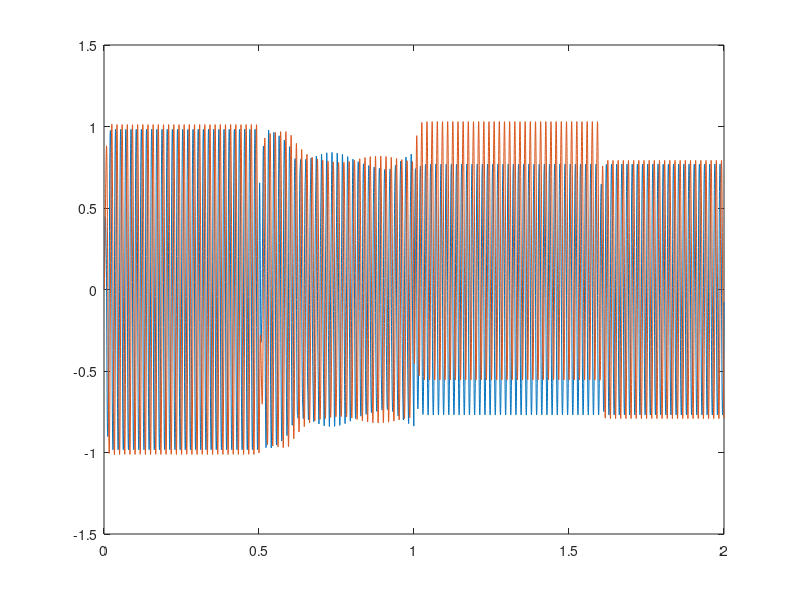
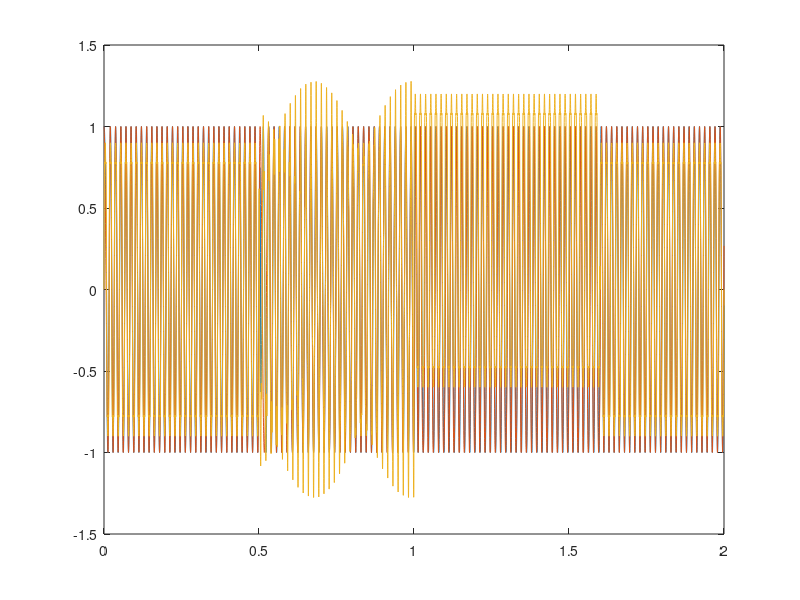
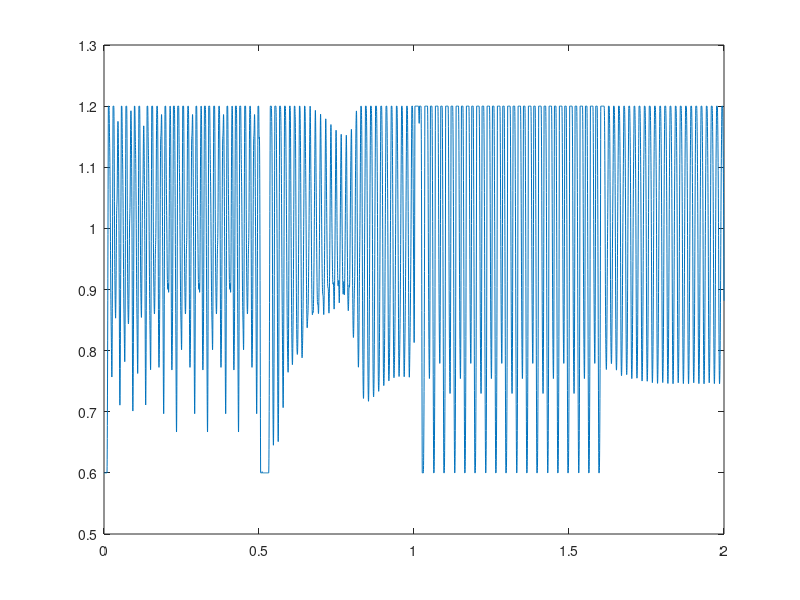
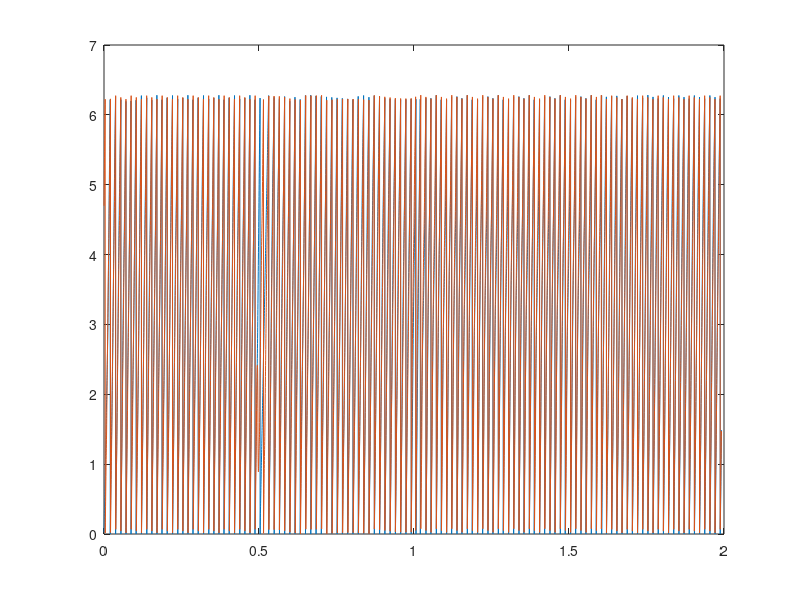

Source code (MATLAB) for these figures, in order:
%S=tf('s');
%ki=256.97;
%kp=0.0282667;
%PI=kp+ki/S;
%bode(PI)
%c2d(PI,0.0002,'tautin')
clear all;
t=0:0.0002:2;
escalon=zeros(1,10001);
escalon(5000:8000)=0.3;
escalonfreq=ones(1,10001);
escalonfreq(2500:4999)=0.98;
%poca distorsion
%a=sin(2*pi*60*t)+1+0.1*sin(2*pi*180*t);
%con distorsion
Vin=sin(2*pi*60*escalonfreq.*t)+1+0.2*sin(2*pi*180*t)+0.1*sin(2*pi*300*t)+escalon;
%b=cos(2*pi*60*t)+1;
sal2=0;
E2=0;
fase=0;
a2=0;
a3=0;
vp2=0;
vp3=0;
vq2=0;
vq3=0;
c2=0;
d2=0;
integ2=0;
maxa=1;
maxb=1;
spi=0;
frecuencia=2*pi*60;
Vdc=1;
sum=0;

for i=1:length(t)
    %quitar offset de continua
    sum=sum+Vin(i);
    j=j+1;
    if j==84
        Vdc=sum/84;
        sum=0;
        j=0;
    end
    a(i)=Vin(i)-Vdc;
    %normalizar
    norma(i)=a(i)/maxa;
    
    %SOGI con frecuencia central fija
    vp(i)=0.03628*norma(i)-0.03628*a3+1.922*vp2-0.9274*vp3;
    vq(i)=0.001368*norma(i)+0.002735*a2+0.001368*a3+1.922*vq2-0.9274*vq3;
    
    %%%%Integrales para sogi con frecuencia central variable.
    %c(i)=frecuencia*(0.0001*norma(i)+0.0001*a2)+c2;
    %if c(i)>1
    %    c(i)=1;
    %end
    %if c(i)<-1
    %    c(i)=-1;
    %end
    %d(i)=frecuencia*(0.0001*c(i)+0.0001*c2)+d2;
    %if d(i)>1
    %    d(i)=1;
    %end
    %if d(i)<-1
    %    d(i)=-1;
    % end
    %integ(i)=fase+sal(i);
    %c2=c(i);
    %d2=d(i);
    
    %%%%%Forma facil de obtener la fase
    phase(i)=atan2(vq(i),vp(i))+pi;
    
    %%%Usando PLL
    %AB-dq
    E(i)=vq(i)/sqrt(maxa^2+maxb^2)*cos(fase)-vp(i)/sqrt(maxa^2+maxb^2)*sin(fase);
    
    %Controlador P(i)
    %sal(i)=0.02498*E(i)+0.02506*E2+sal2;
     sal(i)=0.082*E(i)+0.0821*E2+sal2;
     %sal(i)=0.006137*E(i)+0.006157*E2+sal2;
    if sal(i)<0.6
        sal(i)=0.6;
    end
    if sal(i)>1.2
        sal(i)=1.2;
    end
    %Integrador  multiplicado(amplificado) por w
    integ(i)=2*pi*60*(0.0001*sal(i)+0.0001*sal2)+integ2;
    if integ(i)>6.283185
        integ(i)=0;
    end
    if integ(i)<0
        integ(i)=0;
    end
    integ2=integ(i);
    fase=integ(i);
    E2=E(i);
    sal2=sal(i);
    vp3=vp2;
    vp2=vp(i);
    vq3=vq2;
    vq2=vq(i);
    a3=a2;
    a2=norma(i);
    %if integ(i)>6.283185
     %   ig(i)=0;
     %   integ(i)=0;
    %end
    %integ2=integ(i);
    %fase=integ(i);
    %E1=E(i);
    %sal1=sal(i);
    %spi=sal(i);
    if a(i)>maxa
        maxa=a(i);
    end
    if vq(i)>maxb
        maxb=vq(i);
    end
    comp(i)=-cos(phase(i));
    comp2(i)=cos(integ(i));
end
figure(1)
plot(t,vp,t,vq)
figure(2)
%comp:atan, comp1:PLL, a:original
plot(t,comp,t,comp2,t,a)
figure(3)
plot(t,sal)
figure(4)
plot(t(1:9960),integ(1:9960),t(1:9960),phase(42:10001))